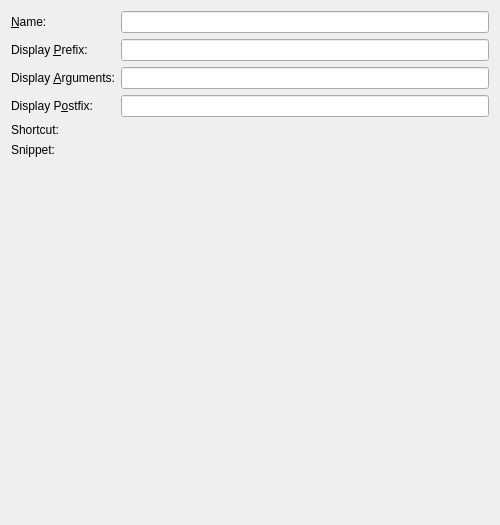
<?xml version="1.0" encoding="UTF-8"?>
<ui version="4.0">
 <class>EditSnippetBase</class>
 <widget class="QWidget" name="EditSnippetBase">
  <property name="geometry">
   <rect>
    <x>0</x>
    <y>0</y>
    <width>500</width>
    <height>525</height>
   </rect>
  </property>
  <property name="minimumSize">
   <size>
    <width>500</width>
    <height>0</height>
   </size>
  </property>
  <layout class="QVBoxLayout" name="verticalLayout">
   <item>
    <layout class="QFormLayout" name="formLayout">
     <item row="0" column="0">
      <widget class="QLabel" name="snippetName">
       <property name="text">
        <string>&amp;Name:</string>
       </property>
       <property name="buddy">
        <cstring>snippetNameEdit</cstring>
       </property>
      </widget>
     </item>
     <item row="0" column="1">
      <widget class="KLineEdit" name="snippetNameEdit">
       <property name="toolTip">
        <string>&lt;p&gt;The name will also be used as the identifier during code completion.&lt;/p&gt;
&lt;p&gt;&lt;b&gt;Note:&lt;/b&gt; No spaces allowed.&lt;/p&gt;</string>
       </property>
      </widget>
     </item>
     <item row="1" column="0">
      <widget class="QLabel" name="snippetPrefixLabel">
       <property name="text">
        <string>Display &amp;Prefix:</string>
       </property>
       <property name="buddy">
        <cstring>snippetPrefixEdit</cstring>
       </property>
      </widget>
     </item>
     <item row="1" column="1">
      <widget class="KLineEdit" name="snippetPrefixEdit">
       <property name="toolTip">
        <string>The display prefix will be shown during code completion.</string>
       </property>
      </widget>
     </item>
     <item row="2" column="0">
      <widget class="QLabel" name="snippetArgumentsLabel">
       <property name="text">
        <string>Display &amp;Arguments:</string>
       </property>
       <property name="buddy">
        <cstring>snippetArgumentsEdit</cstring>
       </property>
      </widget>
     </item>
     <item row="2" column="1">
      <widget class="KLineEdit" name="snippetArgumentsEdit">
       <property name="toolTip">
        <string>The arguments will be shown during code completion.</string>
       </property>
      </widget>
     </item>
     <item row="3" column="0">
      <widget class="QLabel" name="snippetPostfixLabel">
       <property name="text">
        <string>Display P&amp;ostfix:</string>
       </property>
       <property name="buddy">
        <cstring>snippetPostfixEdit</cstring>
       </property>
      </widget>
     </item>
     <item row="3" column="1">
      <widget class="KLineEdit" name="snippetPostfixEdit">
       <property name="toolTip">
        <string>The postfix will be shown during code completion.</string>
       </property>
      </widget>
     </item>
     <item row="4" column="0">
      <widget class="QLabel" name="snippetShortcutLabel">
       <property name="text">
        <string>Shortcut:</string>
       </property>
      </widget>
     </item>
     <item row="4" column="1">
      <widget class="KShortcutWidget" name="snippetShortcutWidget"/>
     </item>
     <item row="5" column="0">
      <widget class="QLabel" name="snippetContentsLabel">
       <property name="text">
        <string>Snippet:</string>
       </property>
      </widget>
     </item>
    </layout>
   </item>
  </layout>
 </widget>
 <customwidgets>
  <customwidget>
   <class>KLineEdit</class>
   <extends>QLineEdit</extends>
   <header>klineedit.h</header>
  </customwidget>
  <customwidget>
   <class>KShortcutWidget</class>
   <extends>QWidget</extends>
   <header>kshortcutwidget.h</header>
  </customwidget>
 </customwidgets>
 <tabstops>
  <tabstop>snippetPrefixEdit</tabstop>
  <tabstop>snippetArgumentsEdit</tabstop>
  <tabstop>snippetPostfixEdit</tabstop>
 </tabstops>
 <resources/>
 <connections/>
</ui>
